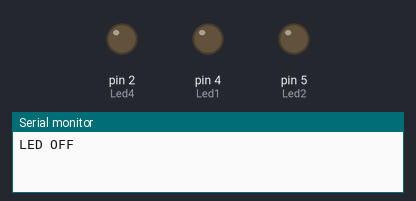
Bench run of a sketch on a simulated Arduino Uno, built with avr-gcc and run on an emulated ATmega328P. Parts: output pins drawn as LEDs (lit = HIGH), the last lines printed to the serial monitor. Pins used as bus, display or sensor lines are not drawn.

Above: at 0.5 s.
At 3.5 s:
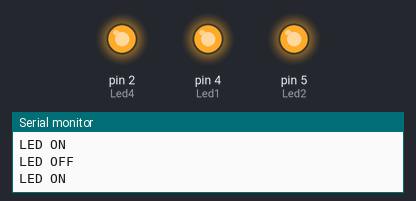
Timing chart, 0 to 4.6 s (numbered marks = the images above):
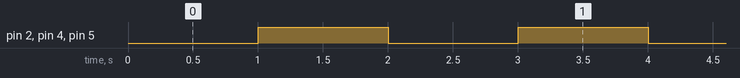

Measured:
- by itself, pin 2 (Led4), pin 4 (Led1), pin 5 (Led2): alternates HIGH for 1.0 s and LOW for 1.0 s

The sketch:

all_blink.ino
```cpp
int Led1= 4;
int Led2=5;
int Led3=0;
int Led4=2;
void setup() {
  // put your setup code here, to run once:
pinMode(Led1, OUTPUT);
pinMode(Led2, OUTPUT);
pinMode(Led3, OUTPUT);
pinMode(Led4, OUTPUT);

Serial.begin(9600);
}

void loop() {
  // put your main code here, to run repeatedly:
digitalWrite(Led1, LOW);
digitalWrite(Led2, LOW);
digitalWrite(Led3, LOW);
digitalWrite(Led4, LOW);
Serial.println("LED OFF");
delay(1000);
digitalWrite(Led1, HIGH);
digitalWrite(Led2, HIGH);
digitalWrite(Led3, HIGH);
digitalWrite(Led4, HIGH);
Serial.println("LED ON");
delay(1000);
}
```
